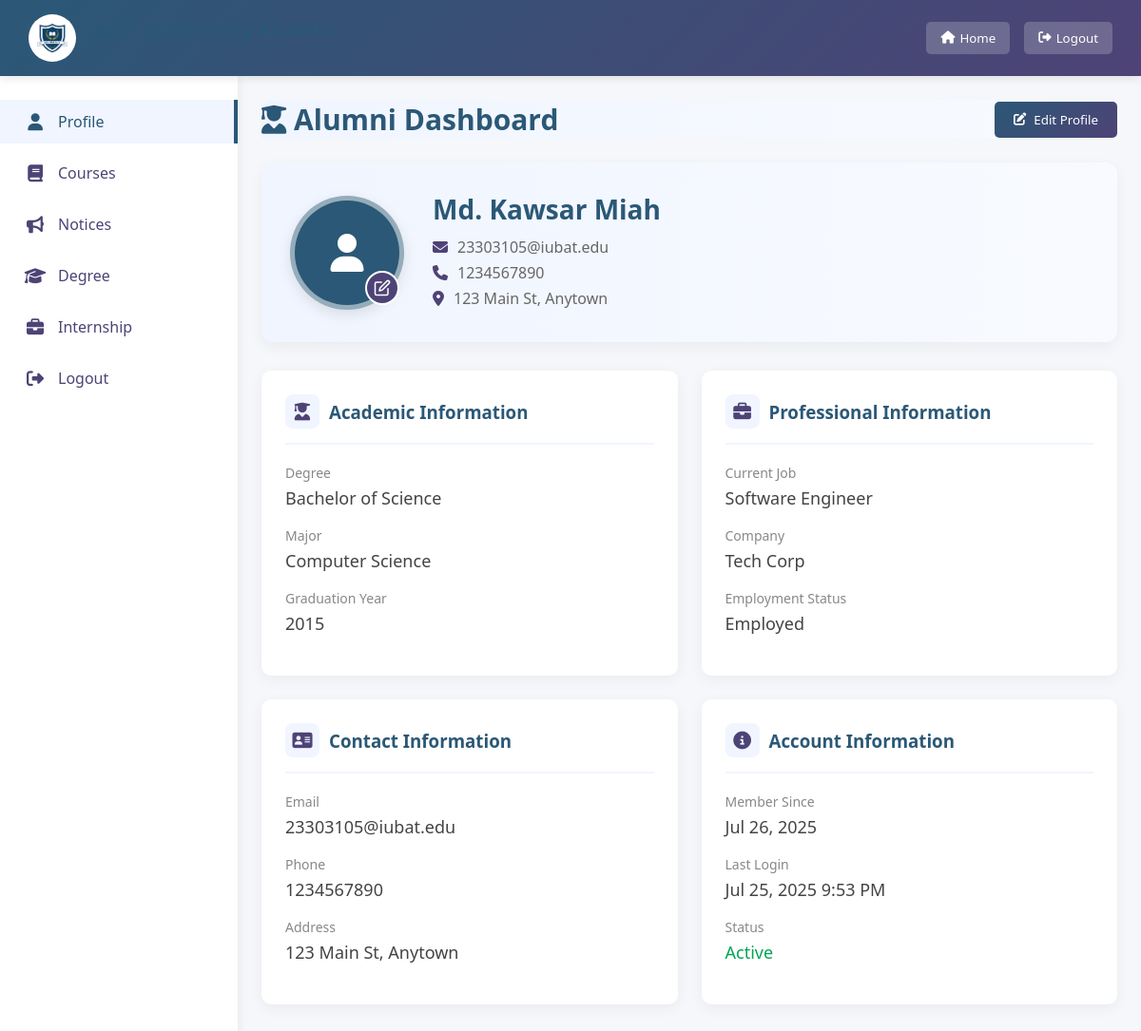
The page /alumni/alumni.php (signed in) on the database its author committed.
### tables this page shows
CREATE TABLE `alumni` (
  `alumni_id` int(11) NOT NULL,
  `name` varchar(100) NOT NULL,
  `email` varchar(100) NOT NULL,
  `password` varchar(255) NOT NULL,
  `graduation_year` int(11) DEFAULT NULL,
  `degree` varchar(100) DEFAULT NULL,
  `major` varchar(100) DEFAULT NULL,
  `current_job` varchar(100) DEFAULT NULL,
  `company` varchar(100) DEFAULT NULL,
  `phone` varchar(20) DEFAULT NULL,
  `address` text DEFAULT NULL,
  `profile_picture` varchar(255) DEFAULT NULL,
  `last_login` datetime DEFAULT NULL,
  `registration_date` datetime DEFAULT current_timestamp(),
  `is_active` tinyint(1) DEFAULT 1
);

### alumni/alumni.php (the view, shortened to what this page needs)
<?php
$error = '';
$mysqli = new mysqli(DB_SERVER, DB_USERNAME, DB_PASSWORD, DB_NAME);
$is_logged_in = isset($_SESSION['alumni_id']);
if ($is_logged_in) {
    $alumni_id = $_SESSION['alumni_id'];
    $sql = "SELECT * FROM alumni WHERE alumni_id = ?";
    $stmt = $mysqli->prepare($sql);
    $stmt->bind_param("i", $alumni_id);
    $stmt->execute();
    $result = $stmt->get_result();
    $alumni = $result->fetch_assoc();
}
?>
<!DOCTYPE html>
<html lang="en">
<head>
    <link rel="stylesheet" href="https://cdnjs.cloudflare.com/ajax/libs/font-awesome/6.4.0/css/all.min.css">
</head>
<body>
    <?php if (!$is_logged_in): ?>
    <div class="login-container">
        <div class="login-box">
            <div class="login-header">
                <img src="../picture/SKST.png" alt="Logo" style="width: 50px; height: 50px; border-radius: 50%;">
                <h1>Alumni Portal</h1>
                <p>SKST University - Sign in to your account</p>
            </div>
            <form class="login-form" method="post">
                <input type="hidden" name="login" value="1">
                <div class="form-group">
                    <label for="email">Email Address</label>
                    <input type="email" id="email" name="email" required placeholder="Enter your email">
                </div>
                <div class="form-group">
                    <label for="password">Password</label>
                    <input type="password" id="password" name="password" required placeholder="Enter your password">
                </div>
                <button type="submit" class="login-btn">Login to Dashboard</button>
                <?php if (!empty($error)): ?>
                    <div class="error-msg"><?php echo $error; ?></div>
                <?php endif; ?>
            </form>
        </div>
    </div>
    <?php else: ?>
    <div class="navbar">
        <div class="logo">
            <img src="../picture/SKST.png" alt="Logo" style="width: 50px; height: 50px; border-radius: 50%;">
            <h1>SKST University Alumni</h1>
        </div>
        <div class="nav-buttons">
            <button onclick="location.href='../index.html'">
                <i class="fas fa-home"></i> Home
            </button>
            <button onclick="location.href='?logout=1'">
                <i class="fas fa-sign-out-alt"></i> Logout
            </button>
        </div>
    </div>
    <div class="main-layout">
        <div class="sidebar">
            <ul class="sidebar-menu">
                <li>
                    <a href="#" class="active">
                        <i class="fas fa-user"></i> Profile
                    </a>
                </li>
                <li>
                    <a href="../student/transaction.php">
                        <i class="fas fa-book"></i> Courses
                    </a>
                </li>
                <li>
                    <a href="#">
                        <i class="fas fa-bullhorn"></i> Notices
                    </a>
                </li>
                <li>
                    <a href="#">
                        <i class="fas fa-graduation-cap"></i> Degree
                    </a>
                </li>
                <li>
                    <a href="#">
                        <i class="fas fa-briefcase"></i> Internship
                    </a>
                </li>
                <li>
                    <button onclick="location.href='?logout=1'">
                        <i class="fas fa-sign-out-alt"></i> Logout
                    </button>
                </li>
            </ul>
        </div>
        <div class="content-area">
            <div class="page-header">
                <h1 class="page-title"><i class="fas fa-user-graduate"></i> Alumni Dashboard</h1>
                <button class="btn-edit">
                    <i class="fas fa-edit"></i> Edit Profile
                </button>
            </div>
            <div class="profile-card">
                <div class="profile-img-container">
                    <?php if (!empty($alumni['profile_picture'])): ?>
                        <img id="profile-image" class="profile-img" src="<?php echo htmlspecialchars($alumni['profile_picture']); ?>" alt="Profile Image">
                    <?php else: ?>
                        <div id="profile-placeholder" class="profile-placeholder">
                            <i class="fas fa-user"></i>
                        </div>
                    <?php endif; ?>
                    <div class="edit-overlay" onclick="document.getElementById('file-input').click()">
                    </div>
                </div>
                <div class="profile-info">
                    <h2><?php echo htmlspecialchars($alumni['name']); ?></h2>
                    <p><i class="fas fa-envelope"></i> <?php echo htmlspecialchars($alumni['email']); ?></p>
                    <p><i class="fas fa-phone"></i> <?php echo htmlspecialchars($alumni['phone'] ?? 'Not provided'); ?></p>
                    <p><i class="fas fa-map-marker-alt"></i> <?php echo htmlspecialchars($alumni['address'] ?? 'Not provided'); ?></p>
                </div>
            </div>
            <div class="info-cards">
                <div class="detail-card">
                    <h3><i class="fas fa-user-graduate"></i> Academic Information</h3>
                    <div class="info-group">
                        <div class="info-label">Degree</div>
                        <div class="info-value"><?php echo htmlspecialchars($alumni['degree'] ?? 'Not provided'); ?></div>
                    </div>
                    <div class="info-group">
                        <div class="info-label">Major</div>
                        <div class="info-value"><?php echo htmlspecialchars($alumni['major'] ?? 'Not provided'); ?></div>
                    </div>
                    <div class="info-group">
                        <div class="info-label">Graduation Year</div>
                        <div class="info-value"><?php echo htmlspecialchars($alumni['graduation_year'] ?? 'Not provided'); ?></div>
                    </div>
                </div>
                <div class="detail-card">
                    <h3><i class="fas fa-briefcase"></i> Professional Information</h3>
                    <div class="info-group">
                        <div class="info-label">Current Job</div>
                        <div class="info-value"><?php echo htmlspecialchars($alumni['current_job'] ?? 'Not provided'); ?></div>
                    </div>
                    <div class="info-group">
                        <div class="info-label">Company</div>
                        <div class="info-value"><?php echo htmlspecialchars($alumni['company'] ?? 'Not provided'); ?></div>
                    </div>
                    <div class="info-group">
                        <div class="info-label">Employment Status</div>
                        <div class="info-value"><?php echo htmlspecialchars($alumni['current_job'] ? 'Employed' : 'Not specified'); ?></div>
                    </div>
                </div>
                <div class="detail-card">
                    <h3><i class="fas fa-address-card"></i> Contact Information</h3>
                    <div class="info-group">
                        <div class="info-label">Email</div>
                        <div class="info-value"><?php echo htmlspecialchars($alumni['email']); ?></div>
                    </div>
                    <div class="info-group">
                        <div class="info-label">Phone</div>
                        <div class="info-value"><?php echo htmlspecialchars($alumni['phone'] ?? 'Not provided'); ?></div>
                    </div>
                    <div class="info-group">
                        <div class="info-label">Address</div>
                        <div class="info-value"><?php echo htmlspecialchars($alumni['address'] ?? 'Not provided'); ?></div>
                    </div>
                </div>
                <div class="detail-card">
                    <h3><i class="fas fa-info-circle"></i> Account Information</h3>
                    <div class="info-group">
                        <div class="info-label">Member Since</div>
                        <div class="info-value"><?php echo date('M j, Y', strtotime($alumni['registration_date'])); ?></div>
                    </div>
                    <div class="info-group">
                        <div class="info-label">Last Login</div>
                        <div class="info-value"><?php echo $alumni['last_login'] ? date('M j, Y g:i A', strtotime($alumni['last_login'])) : 'First login'; ?></div>
                    </div>
                    <div class="info-group">
                        <div class="info-label">Status</div>
                        <div class="info-value"><span style="color: #00a651;">Active</span></div>
                    </div>
                </div>
            </div>
        </div>
    </div>
    <?php endif; ?>
</body>
</html>

### alumni/alumni.php (style rules this page uses)
* { margin: 0; padding: 0; box-sizing: border-box; font-family: 'Segoe UI', Tahoma, Geneva, Verdana, sans-serif; }
body { background-color: #f5f7fa; color: #333; }
.navbar { background: linear-gradient(135deg, #2b5876, #4e4376); color: white; padding: 15px 30px; display: flex; justify-content: space-between; align-items: center; position: sticky; top: 0; z-index: 100; box-shadow: 0 2px 10px rgba(0, 0, 0, 0.1); }
.logo { display: flex; align-items: center; gap: 15px; }
.logo img { width: 50px; height: 50px; border-radius: 50%; object-fit: cover; background: white; padding: 5px; }
.logo h1 { font-size: 22px; font-weight: 600; }
.nav-buttons { display: flex; gap: 15px; }
.nav-buttons button { background: rgba(255, 255, 255, 0.2); border: none; color: white; padding: 8px 15px; border-radius: 5px; cursor: pointer; transition: background 0.3s; display: flex; align-items: center; gap: 5px; }
.main-layout { display: flex; min-height: calc(100vh - 80px); }
h1 { color: #2b5876; margin-bottom: 20px; font-size: 28px; }
.sidebar { width: 250px; background: white; box-shadow: 2px 0 10px rgba(0, 0, 0, 0.05); position: sticky; top: 80px; height: calc(100vh - 80px); overflow-y: auto; z-index: 90; padding: 25px 0; }
.sidebar-menu { list-style: none; width: 100%; }
.sidebar-menu li { margin-bottom: 5px; width: 100%; margin-bottom: 8px; }
.sidebar-menu a, .sidebar-menu button { display: flex; align-items: center; color: #4e4376; text-decoration: none; padding: 12px 25px; transition: all 0.3s ease; width: 100%; text-align: left; border: none; background: none; cursor: pointer; font-size: 16px; }
.sidebar-menu a:hover, .sidebar-menu a.active, .sidebar-menu button:hover { background-color: #f0f5ff; color: #2b5876; border-right: 4px solid #2b5876; }
.sidebar-menu i { margin-right: 12px; font-size: 18px; width: 24px; text-align: center; }
.content-area { flex: 1; padding: 25px; overflow-y: auto; height: calc(100vh - 80px); }
.page-header { background: linear-gradient(to right, #f0f5ff, #f8faff); display: flex; justify-content: space-between; align-items: center; margin-bottom: 25px; border-top-left-radius: 10px; border-top-right-radius: 10px; }
.page-title { color: #2b5876; font-size: 30px; font-weight: 600; margin-left: 10px; margin: 0; }
.btn-edit { background: linear-gradient(135deg, #2b5876, #4e4376); color: white; border: none; padding: 10px 20px; border-radius: 5px; cursor: pointer; display: flex; align-items: center; gap: 8px; transition: opacity 0.3s; }
.profile-card { background: linear-gradient(to right, #f0f5ff, #f8faff); border-radius: 12px; padding: 30px; margin-bottom: 30px; display: flex; align-items: center; box-shadow: 0 5px 15px rgba(0, 0, 0, 0.05); }
.profile-img-container { position: relative; margin-right: 30px; }
.profile-placeholder { width: 120px; height: 120px; border-radius: 50%; background: #2b5876; display: flex; align-items: center; justify-content: center; color: white; font-size: 40px; border: 5px solid rgba(255, 255, 255, 0.5); box-shadow: 0 5px 15px rgba(0, 0, 0, 0.1); }
.edit-overlay { position: absolute; bottom: 5px; right: 5px; background: #4e4376; width: 36px; height: 36px; border-radius: 50%; display: flex; align-items: center; justify-content: center; color: white; cursor: pointer; transition: all 0.3s; border: 2px solid white; }
.profile-info h2 { color: #2b5876; margin-bottom: 10px; font-size: 28px; }
.profile-info p { color: #666; margin-bottom: 5px; display: flex; align-items: center; }
.profile-info i { margin-right: 10px; color: #4e4376; }
.info-cards { display: grid; grid-template-columns: 1fr 1fr; gap: 25px; margin-bottom: 30px; }
.detail-card { background: white; border-radius: 10px; padding: 25px; box-shadow: 0 4px 15px rgba(0, 0, 0, 0.05); }
.detail-card h3 { color: #2b5876; margin-bottom: 20px; padding-bottom: 15px; border-bottom: 2px solid #f0f5ff; display: flex; align-items: center; }
.detail-card h3 i { margin-right: 10px; background: #f0f5ff; width: 36px; height: 36px; display: flex; align-items: center; justify-content: center; border-radius: 8px; color: #4e4376; }
.info-group { margin-bottom: 18px; }
.info-label { font-size: 14px; color: #888; margin-bottom: 5px; }
.info-value { font-size: 18px; color: #444; font-weight: 500; }

### rows shown on the page
alumni: name "Md. Kawsar Miah", email "23303105@iubat.edu", phone "1234567890", address "123 Main St, Anytown", degree "Bachelor of Science", major "Computer Science", graduation_year "2015", current_job "Software Engineer", company "Tech Corp", current_job "Employed", registration_date "Jul 26, 2025", last_login "Jul 25, 2025 9:53 PM"
